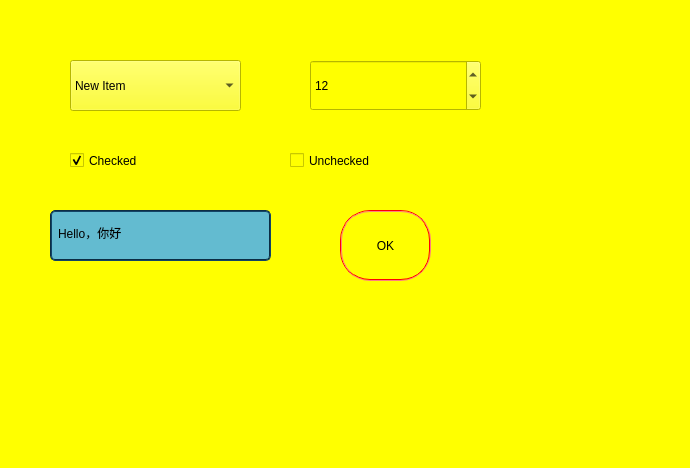
<?xml version="1.0" encoding="UTF-8"?>
<ui version="4.0">
 <class>Form</class>
 <widget class="QWidget" name="Form">
  <property name="geometry">
   <rect>
    <x>0</x>
    <y>0</y>
    <width>690</width>
    <height>468</height>
   </rect>
  </property>
  <property name="windowTitle">
   <string>Form</string>
  </property>
  <property name="styleSheet">
   <string notr="true">


    QWidget{
        font: 20pt &quot;宋体&quot;;
        background-color: rgb(255, 255,0);
    }

   QLineEdit{
           background-color: rgb(99, 187, 208);
        border: 2px groove gray;
        border-radius: 5px;
        padding: 2px 4px;
        border-color: rgb(12,45,68);
   }

   QComboBox::drop-down{ image: url(:/images/images/down.bmp); }

   QSpinBox::up-button{ image: url(:/images/images/up.bmp); }
   QSpinBox::down-button{ image: url(:/images/images/down.bmp);}

   QCheckBox::indicator:checked{
    image: url(:/images/images/checked.bmp);
   }

   QCheckBox::indicator:unchecked{
   image: url(:/images/images/unchecked.bmp);
   }

</string>
  </property>
  <widget class="QLineEdit" name="lineEdit">
   <property name="geometry">
    <rect>
     <x>50</x>
     <y>210</y>
     <width>221</width>
     <height>51</height>
    </rect>
   </property>
   <property name="text">
    <string>Hello，你好</string>
   </property>
  </widget>
  <widget class="QComboBox" name="comboBox">
   <property name="geometry">
    <rect>
     <x>70</x>
     <y>60</y>
     <width>171</width>
     <height>51</height>
    </rect>
   </property>
   <item>
    <property name="text">
     <string>New Item</string>
    </property>
   </item>
  </widget>
  <widget class="QSpinBox" name="spinBox">
   <property name="geometry">
    <rect>
     <x>310</x>
     <y>60</y>
     <width>171</width>
     <height>51</height>
    </rect>
   </property>
   <property name="value">
    <number>12</number>
   </property>
  </widget>
  <widget class="QCheckBox" name="checkBox">
   <property name="geometry">
    <rect>
     <x>70</x>
     <y>140</y>
     <width>191</width>
     <height>41</height>
    </rect>
   </property>
   <property name="text">
    <string>Checked</string>
   </property>
   <property name="checked">
    <bool>true</bool>
   </property>
  </widget>
  <widget class="QCheckBox" name="checkBox_2">
   <property name="geometry">
    <rect>
     <x>290</x>
     <y>130</y>
     <width>211</width>
     <height>61</height>
    </rect>
   </property>
   <property name="text">
    <string>Unchecked</string>
   </property>
  </widget>
  <widget class="QPushButton" name="pushButton">
   <property name="geometry">
    <rect>
     <x>340</x>
     <y>210</y>
     <width>91</width>
     <height>71</height>
    </rect>
   </property>
   <property name="styleSheet">
    <string notr="true">     border: 2px groove red;
     min-width:60px;
     min-height:60px;
     border-radius: 30px;
</string>
   </property>
   <property name="text">
    <string>OK</string>
   </property>
  </widget>
 </widget>
 <resources/>
 <connections/>
</ui>
